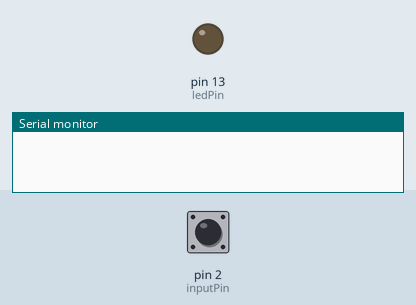
The sketch below on a simulated Arduino Uno, built with avr-gcc and run on an emulated ATmega328P. Parts: output pins drawn as LEDs (lit = HIGH), the last lines printed to the serial monitor. Dashed ring = blinking. Inputs (shaded band) come from the test bench; at power-on: pin 2 (inputPin) HIGH.

Above: at 1.2 s.
1.3 s: pin 2 (inputPin) pulled LOW for 3.2 s
At 5.8 s:
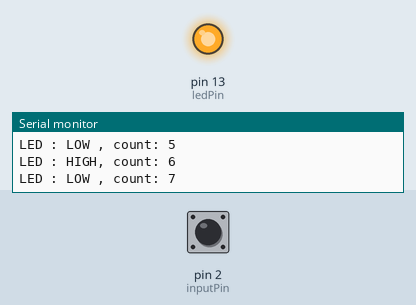
6.3 s: pin 2 (inputPin) pulled LOW for 0.15 s
At 7.3 s:
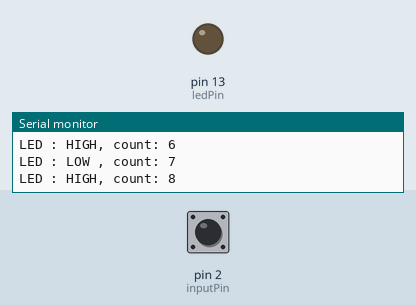
8.3 s: pin 2 (inputPin) driven LOW
At 9.2 s:
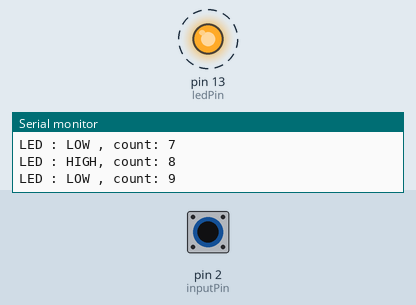
11.3 s: pin 2 (inputPin) driven HIGH
At 12.0 s:
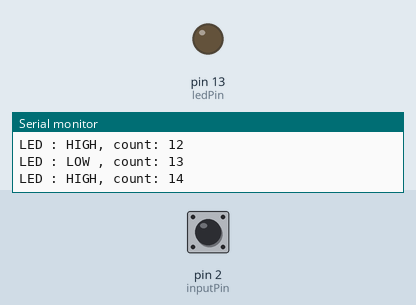
Timing chart, 0 to 13.8 s (numbered marks = the images above; inputs shaded):
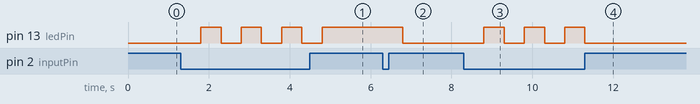

The sketch:

AR24_Switch.ino
```cpp
const int ledPin = 13;
const int inputPin = 2;

int count = 0;
String ledS[2] = {"LOW ","HIGH"};

void setup() {
  // put your setup code here, to run once:
  pinMode(ledPin,OUTPUT);
  pinMode(inputPin,INPUT_PULLUP);
  Serial.begin(9600);
}

void loop() {
  // put your main code here, to run repeatedly:
  int swInput = digitalRead(inputPin);
  int ledOutput = digitalRead(ledPin);

  if(swInput == LOW)
  {
    delay(400);
    if(ledOutput)
    {
      Serial.print("LED : ");
      Serial.print(ledS[ledOutput]);
      delay(100);
      digitalWrite(ledPin,LOW);
    }
    else
    {
      Serial.print("LED : ");
      Serial.print(ledS[ledOutput]);
      delay(100);
      digitalWrite(ledPin,HIGH);
    }

    ++count;
    Serial.print(", count: ");
    Serial.println(count);
  };
}
```

Measured:
- after the input at 1.3 s, pin 13 (ledPin): alternates HIGH for 0.50 s and LOW for 0.50 s, 7 changes in all, then stays HIGH, starting after 0.50 s
- after the input at 6.3 s, pin 13 (ledPin): HIGH → LOW after 0.50 s
- after the input at 8.3 s, pin 13 (ledPin): alternates HIGH for 0.50 s and LOW for 0.50 s, starting after 0.50 s
- after the input at 11.3 s, pin 13 (ledPin): goes on until 11.3 s, then stays LOW
